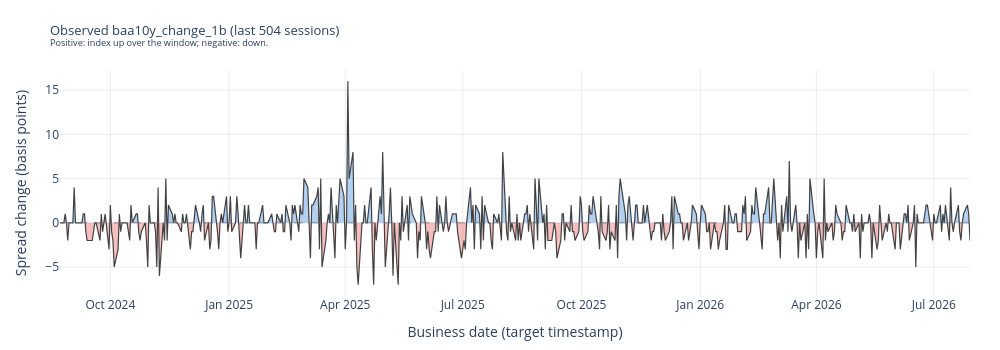

Notebook cell for this chart:
### Code cell
fig = plotly_baa10y_spread_change_recent(svc, n_trading_days=504) # Approximately two years
fig

### Figure 1 — Plotly figure (JSON) as saved in the notebook; plotly's stock layout.template omitted (floating-point values rounded to 4 significant figures; data arrays with more than 128 entries replaced by an {"elided": "..."} marker saying what was removed)
{"data": [{"fill": "tozeroy", "fillcolor": "rgba(42, 120, 214, 0.35)", "hoverinfo": "skip", "mode": "none", "name": "Up", "type": "scatter", "x": {"elided": "650 str values"}, "y": {"elided": "650 float values"}}, {"fill": "tozeroy", "fillcolor": "rgba(227, 73, 72, 0.35)", "hoverinfo": "skip", "mode": "none", "name": "Down", "type": "scatter", "x": {"elided": "650 str values"}, "y": {"elided": "650 float values"}}, {"hovertemplate": "%{x|%Y-%m-%d}<br>%{y:+.2f} bp<extra></extra>", "line": {"color": "rgba(38, 38, 38, 0.85)", "width": 1.2}, "mode": "lines", "name": "baa10y_change_1b", "type": "scatter", "x": {"elided": "504 str values"}, "y": {"elided": "504 float values"}}], "layout": {"height": 350, "hovermode": "x unified", "margin": {"b": 50, "l": 60, "r": 30, "t": 70}, "shapes": [{"line": {"color": "rgb(115, 115, 115)", "dash": "dash", "width": 0.8}, "type": "line", "x0": 0, "x1": 1, "xref": "x domain", "y0": 0, "y1": 0, "yref": "y"}], "showlegend": false, "title": {"font": {"size": 13}, "text": "Observed baa10y_change_1b (last 504 sessions)<br><sup>Positive: index up over the window; negative: down.</sup>"}, "width": 1000, "xaxis": {"gridcolor": "rgba(0, 0, 0, 0.08)", "showgrid": true, "showspikes": true, "spikecolor": "rgba(120, 120, 120, 0.5)", "spikemode": "across", "spikesnap": "cursor", "spikethickness": 1, "title": {"text": "Business date (target timestamp)"}}, "yaxis": {"gridcolor": "rgba(0, 0, 0, 0.08)", "showgrid": true, "title": {"text": "Spread change (basis points)"}}}}
